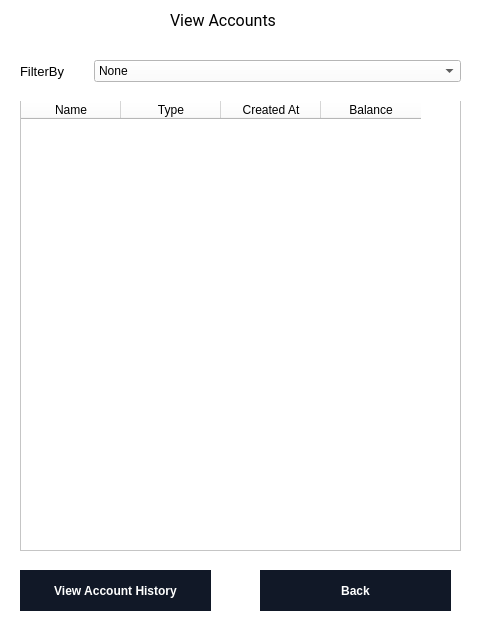
<?xml version="1.0" encoding="UTF-8"?>
<ui version="4.0">
 <class>MainWindow</class>
 <widget class="QMainWindow" name="MainWindow">
  <property name="geometry">
   <rect>
    <x>0</x>
    <y>0</y>
    <width>480</width>
    <height>640</height>
   </rect>
  </property>
  <property name="windowTitle">
   <string>MainWindow</string>
  </property>
  <property name="animated">
   <bool>true</bool>
  </property>
  <widget class="QWidget" name="centralwidget">
   <property name="styleSheet">
    <string notr="true">background:white</string>
   </property>
   <widget class="QTableWidget" name="tableWidget">
    <property name="geometry">
     <rect>
      <x>20</x>
      <y>100</y>
      <width>441</width>
      <height>451</height>
     </rect>
    </property>
    <column>
     <property name="text">
      <string>Name</string>
     </property>
    </column>
    <column>
     <property name="text">
      <string>Type</string>
     </property>
    </column>
    <column>
     <property name="text">
      <string>Created At</string>
     </property>
    </column>
    <column>
     <property name="text">
      <string>Balance</string>
     </property>
    </column>
   </widget>
   <widget class="QLabel" name="label">
    <property name="geometry">
     <rect>
      <x>170</x>
      <y>0</y>
      <width>221</width>
      <height>41</height>
     </rect>
    </property>
    <property name="font">
     <font>
      <family>Roboto</family>
      <pointsize>12</pointsize>
     </font>
    </property>
    <property name="styleSheet">
     <string notr="true">background:none;</string>
    </property>
    <property name="text">
     <string>View Accounts</string>
    </property>
   </widget>
   <widget class="QPushButton" name="pushButton">
    <property name="geometry">
     <rect>
      <x>20</x>
      <y>570</y>
      <width>191</width>
      <height>41</height>
     </rect>
    </property>
    <property name="cursor">
     <cursorShape>PointingHandCursor</cursorShape>
    </property>
    <property name="styleSheet">
     <string notr="true">
  background-color: #111827;
  border: 1px solid transparent;
  border-radius: .75rem;
  color: #FFFFFF;
  font-family: &quot;Inter var&quot;,ui-sans-serif,system-ui,-apple-system,system-ui,&quot;Segoe UI&quot;,Roboto,&quot;Helvetica Neue&quot;,Arial,&quot;Noto Sans&quot;,sans-serif,&quot;Apple Color Emoji&quot;,&quot;Segoe UI Emoji&quot;,&quot;Segoe UI Symbol&quot;,&quot;Noto Color Emoji&quot;;
  font-size: 1.125rem;
  font-weight: 600;
  line-height: 1.5rem;
  padding: .75rem 1.2rem;
  text-align: center;
  width: auto;
</string>
    </property>
    <property name="text">
     <string>View Account History</string>
    </property>
   </widget>
   <widget class="QPushButton" name="pushButton_2">
    <property name="geometry">
     <rect>
      <x>260</x>
      <y>570</y>
      <width>191</width>
      <height>41</height>
     </rect>
    </property>
    <property name="cursor">
     <cursorShape>PointingHandCursor</cursorShape>
    </property>
    <property name="styleSheet">
     <string notr="true">
  background-color: #111827;
  border: 1px solid transparent;
  border-radius: .75rem;
  color: #FFFFFF;
  font-family: &quot;Inter var&quot;,ui-sans-serif,system-ui,-apple-system,system-ui,&quot;Segoe UI&quot;,Roboto,&quot;Helvetica Neue&quot;,Arial,&quot;Noto Sans&quot;,sans-serif,&quot;Apple Color Emoji&quot;,&quot;Segoe UI Emoji&quot;,&quot;Segoe UI Symbol&quot;,&quot;Noto Color Emoji&quot;;
  font-size: 1.125rem;
  font-weight: 600;
  line-height: 1.5rem;
  padding: .75rem 1.2rem;
  text-align: center;
  width: auto;
</string>
    </property>
    <property name="text">
     <string>Back</string>
    </property>
   </widget>
   <widget class="QWidget" name="formLayoutWidget">
    <property name="geometry">
     <rect>
      <x>20</x>
      <y>60</y>
      <width>441</width>
      <height>41</height>
     </rect>
    </property>
    <layout class="QFormLayout" name="formLayout">
     <property name="horizontalSpacing">
      <number>30</number>
     </property>
     <property name="verticalSpacing">
      <number>30</number>
     </property>
     <item row="0" column="0">
      <widget class="QLabel" name="accountTypeLabel">
       <property name="font">
        <font>
         <pointsize>10</pointsize>
        </font>
       </property>
       <property name="text">
        <string>FilterBy</string>
       </property>
      </widget>
     </item>
     <item row="0" column="1">
      <widget class="QComboBox" name="accountTypeComboBox">
       <item>
        <property name="text">
         <string>None</string>
        </property>
       </item>
       <item>
        <property name="text">
         <string>Asset</string>
        </property>
       </item>
       <item>
        <property name="text">
         <string>Liability</string>
        </property>
       </item>
       <item>
        <property name="text">
         <string>Equity</string>
        </property>
       </item>
       <item>
        <property name="text">
         <string>Revenue</string>
        </property>
       </item>
       <item>
        <property name="text">
         <string>Expense</string>
        </property>
       </item>
      </widget>
     </item>
    </layout>
   </widget>
  </widget>
 </widget>
 <resources/>
 <connections/>
</ui>
